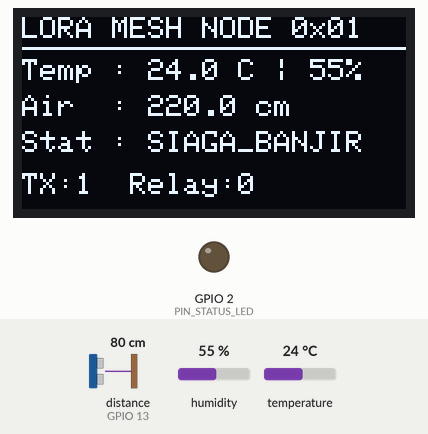
Recording of a sketch running on a simulated ESP32. On the bench: 128×64 one-colour display, output pins drawn as LEDs (lit = HIGH). Wiring (inferred from the names in the program): ultrasonic range finder: trigger GPIO 12; echo GPIO 13. Inputs (shaded band) come from the test bench; at power-on: distance to the obstacle (sensor on GPIO 13) 80 cm, humidity 55 %, temperature 24 °C. The echo pulse lasts 58.3 µs per cm; random numbers use the default seed unless the sketch sets one; no radio packets arrive unless stated; pins used as bus, display or sensor lines are not drawn; what the sketch prints to the serial monitor is not drawn.

Above: at 1.6 s.
1.7 s: distance to the obstacle (sensor on GPIO 13) set to 120 cm
At 11.2 s:
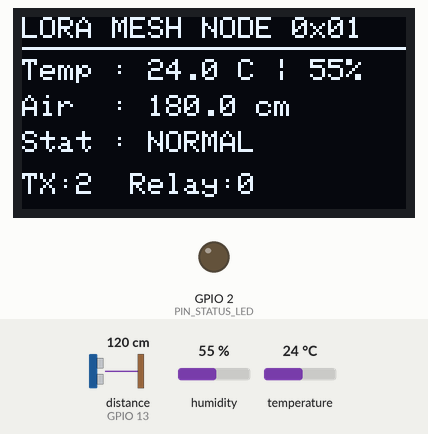
12.0 s: distance to the obstacle (sensor on GPIO 13) set to 2 cm
At 21.0 s:
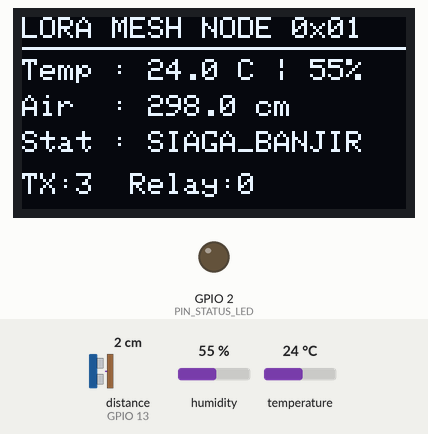
22.0 s: humidity set to 22 %
At 31.0 s:
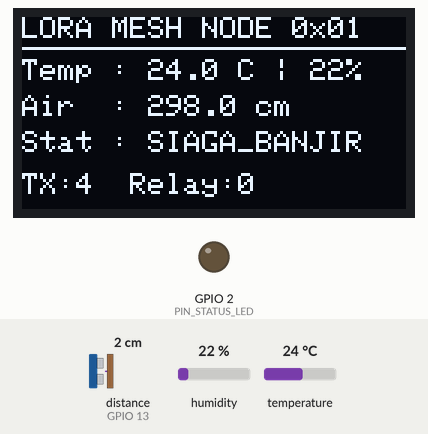
32.0 s: temperature set to 12 °C
At 41.0 s:
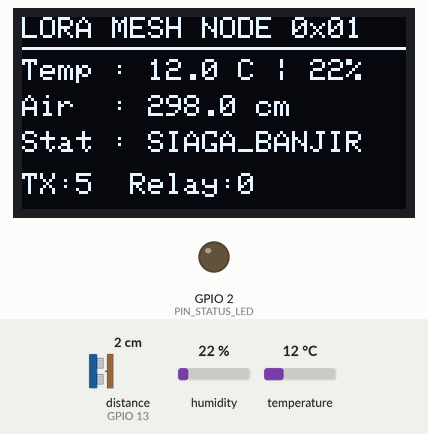
51.9 s: humidity set to 40 %
At 61.0 s:
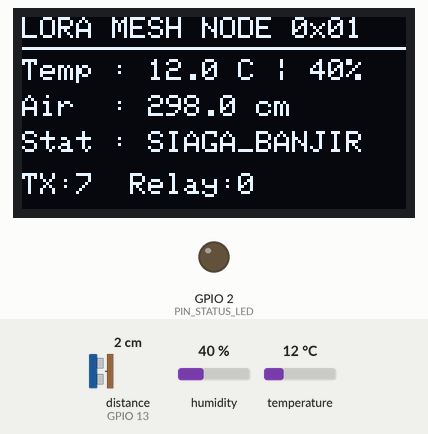
Timing chart, 0 to 62.5 s (numbered marks = the images above; inputs shaded):
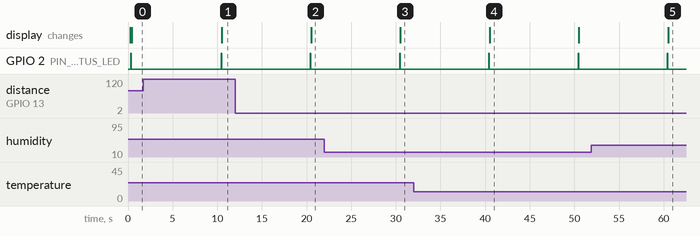

The sketch:

lora_mesh_node.ino
```cpp
/**
 * ============================================================================
 * Proyek 08 : LoRa Mesh Environmental Telemetry — Sensor & Repeater Node
 * Repo      : IoT_lab
 * Board     : ESP32 (Kompatibel dengan Modul SPI LoRa SX1278 433MHz / RFM95 915MHz)
 * Framework : Arduino IDE
 * ============================================================================
 * Fitur Utama:
 * 1. Membaca telemetri lingkungan jarak jauh (Deteksi Dini Banjir & Cuaca Hutan):
 *    - Ketinggian muka air / jarak ultrasonik (HC-SR04)
 *    - Suhu & Kelembapan udara (DHT22)
 *    - Tegangan baterai node (ADC)
 * 2. Protokol LoRa Mesh Multi-Hop Ringan:
 *    - Format Paket: `MSG_ID|SRC_ID|DST_ID|VIA_ID|HOP|MAX_HOP|JSON_PAYLOAD`
 *    - Deduplication Ring Buffer: Menyimpan pasangan `(srcId, msgId)` terakhir
 *      agar paket broadcast/mesh tidak memicu *broadcast storm* (looping tak terbatas).
 *    - Auto-Forwarding Repeater: Meneruskan paket dari node tetangga yang belum
 *      mencapai Gateway (`DST_ID = 0x00`) dengan jeda acak anti-tabrakan (CSMA/CA jitter).
 * 3. Tampilan status OLED SSD1306 I2C & fallback simulasi otomatis jika dijalankan
 *    di Wokwi tanpa chip SPI SX127x fisik.
 * ============================================================================
 */

#include <Arduino.h>
#include <SPI.h>
#include <Wire.h>
#include <LoRa.h>
#include <DHT.h>
#include <Adafruit_GFX.h>
#include <Adafruit_SSD1306.h>

// ============================================================================
// Konfigurasi Identitas Node & Parameter Frekuensi LoRa
// ============================================================================
// Ubah NODE_ID untuk masing-masing perangkat di lapangan:
//   0x01 = Node Sensor Hulu Sungai
//   0x02 = Node Repeater Bukit Tengah
//   0x00 = Gateway Utama (Lihat sketch lora_mesh_gateway.ino)
const uint8_t NODE_ID             = 0x01;
const uint8_t GATEWAY_ID          = 0x00;
const uint8_t DEFAULT_MAX_HOPS    = 3;
const bool    ENABLE_REPEATER     = true;

// Pilih pita frekuensi modul LoRa:
//   433E6 (433 MHz - SX1278 Asia)
//   915E6 (915 MHz - RFM95/SX1276 frekuensi ISM Indonesia/US)
const long    LORA_FREQUENCY      = 915E6;
const int     LORA_SPREADING_FACT = 9;       // SF7 (cepat) s/d SF12 (jarak terjauh)
const long    LORA_BANDWIDTH      = 125E3;   // 125 kHz
const int     LORA_CODING_RATE    = 5;       // 4/5
const uint8_t LORA_SYNC_WORD      = 0x34;    // Sync word privat jaringan IoT_lab
const int     LORA_TX_POWER_DBM   = 17;      // 2 dBm s/d 20 dBm

// ============================================================================
// Konfigurasi Pin Hardware (ESP32)
// ============================================================================
// Pin SPI LoRa SX1278 / RFM95
const int PIN_LORA_SCK   = 18;
const int PIN_LORA_MISO  = 19;
const int PIN_LORA_MOSI  = 23;
const int PIN_LORA_CS    = 5;
const int PIN_LORA_RST   = 14;
const int PIN_LORA_DIO0  = 26;

// Pin Sensor Lingkungan
const int PIN_DHT        = 4;   // DHT22 Data
const int PIN_TRIG       = 12;  // HC-SR04 Trigger
const int PIN_ECHO       = 13;  // HC-SR04 Echo
const int PIN_STATUS_LED = 2;   // LED Indikator Transmisi

// Konfigurasi Kalibrasi Ketinggian Air Sungai (cm)
const float SENSOR_MOUNT_HEIGHT_CM = 300.0f; // Tinggi pemasangan sensor dari dasar sungai
const float FLOOD_ALERT_LEVEL_CM   = 200.0f; // Ambang batas siaga banjir

// ============================================================================
// Inisialisasi Objek Sensor & Layar OLED
// ============================================================================
#define DHTTYPE DHT22
DHT dht(PIN_DHT, DHTTYPE);

#define SCREEN_WIDTH  128
#define SCREEN_HEIGHT 64
Adafruit_SSD1306 display(SCREEN_WIDTH, SCREEN_HEIGHT, &Wire, -1);
bool oledAvailable  = false;
bool loraHardwareOk = false;

// ============================================================================
// Struktur Paket Mesh & Deduplication Ring Buffer
// ============================================================================
struct MeshPacket {
  uint16_t msgId;
  uint8_t  srcId;
  uint8_t  dstId;
  uint8_t  viaId;
  uint8_t  hopCount;
  uint8_t  maxHops;
  String   payload;
};

struct SeenEntry {
  uint8_t  srcId;
  uint16_t msgId;
};

const size_t DEDUP_BUFFER_SIZE = 24;
SeenEntry seenBuffer[DEDUP_BUFFER_SIZE];
size_t seenWriteIndex = 0;

uint16_t localPacketCounter  = 0;
uint32_t totalTxPackets      = 0;
uint32_t totalRelayedPackets = 0;
unsigned long lastTelemetryTime = 0;
const unsigned long TELEMETRY_INTERVAL_MS = 10000UL; // Kirim tiap 10 detik

// ============================================================================
// Fungsi Deduplication Ring Buffer
// ============================================================================
bool isPacketAlreadySeen(uint8_t srcId, uint16_t msgId) {
  for (size_t i = 0; i < DEDUP_BUFFER_SIZE; i++) {
    if (seenBuffer[i].srcId == srcId && seenBuffer[i].msgId == msgId && msgId != 0) {
      return true;
    }
  }
  return false;
}

void markPacketAsSeen(uint8_t srcId, uint16_t msgId) {
  seenBuffer[seenWriteIndex].srcId = srcId;
  seenBuffer[seenWriteIndex].msgId = msgId;
  seenWriteIndex = (seenWriteIndex + 1) % DEDUP_BUFFER_SIZE;
}

// ============================================================================
// Serialisasi & Deserialisasi Paket LoRa Mesh
// Format Frame: MSG_ID|SRC_ID|DST_ID|VIA_ID|HOP|MAX_HOP|JSON_PAYLOAD
// ============================================================================
String serializeMeshPacket(const MeshPacket& pkt) {
  char header[48];
  snprintf(header, sizeof(header), "%u|%u|%u|%u|%u|%u|",
           pkt.msgId, pkt.srcId, pkt.dstId, pkt.viaId, pkt.hopCount, pkt.maxHops);
  return String(header) + pkt.payload;
}

bool parseMeshPacket(const String& raw, MeshPacket& outPkt) {
  int idx[6];
  int lastPos = 0;
  for (int i = 0; i < 6; i++) {
    idx[i] = raw.indexOf('|', lastPos);
    if (idx[i] < 0) return false;
    lastPos = idx[i] + 1;
  }

  outPkt.msgId    = (uint16_t)raw.substring(0, idx[0]).toInt();
  outPkt.srcId    = (uint8_t)raw.substring(idx[0] + 1, idx[1]).toInt();
  outPkt.dstId    = (uint8_t)raw.substring(idx[1] + 1, idx[2]).toInt();
  outPkt.viaId    = (uint8_t)raw.substring(idx[2] + 1, idx[3]).toInt();
  outPkt.hopCount = (uint8_t)raw.substring(idx[3] + 1, idx[4]).toInt();
  outPkt.maxHops  = (uint8_t)raw.substring(idx[4] + 1, idx[5]).toInt();
  outPkt.payload  = raw.substring(idx[5] + 1);
  return true;
}

// ============================================================================
// Pembacaan Sensor Ultrasonik (HC-SR04) & Ketinggian Air
// ============================================================================
float readUltrasonicDistanceCm() {
  digitalWrite(PIN_TRIG, LOW);
  delayMicroseconds(2);
  digitalWrite(PIN_TRIG, HIGH);
  delayMicroseconds(10);
  digitalWrite(PIN_TRIG, LOW);

  long durationUs = pulseIn(PIN_ECHO, HIGH, 30000UL); // Timeout 30 ms (~5 meter)
  if (durationUs <= 0) {
    return SENSOR_MOUNT_HEIGHT_CM; // Tidak ada pantulan
  }
  float distanceCm = (durationUs * 0.0343f) / 2.0f;
  return constrain(distanceCm, 2.0f, SENSOR_MOUNT_HEIGHT_CM);
}

// ============================================================================
// Pengiriman Paket melalui Radio LoRa (atau Simulasi jika di Wokwi)
// ============================================================================
void transmitMeshPacket(const MeshPacket& pkt) {
  String frame = serializeMeshPacket(pkt);
  digitalWrite(PIN_STATUS_LED, HIGH);

  if (loraHardwareOk) {
    LoRa.beginPacket();
    LoRa.print(frame);
    LoRa.endPacket();
  }

  totalTxPackets++;
  Serial.printf("[LORA-TX] Frame Terkirim (%u bytes): %s\n", frame.length(), frame.c_str());
  digitalWrite(PIN_STATUS_LED, LOW);
}

// ============================================================================
// Update Tampilan Layar OLED SSD1306
// ============================================================================
void updateOledDisplay(float tempC, float humPct, float waterLevelCm, const char* alertStatus) {
  if (!oledAvailable) return;

  display.clearDisplay();
  display.setTextSize(1);
  display.setTextColor(SSD1306_WHITE);

  display.setCursor(0, 0);
  display.printf("LORA MESH NODE 0x%02X", NODE_ID);
  display.drawLine(0, 10, 127, 10, SSD1306_WHITE);

  display.setCursor(0, 14);
  display.printf("Temp : %.1f C | %.0f%%", tempC, humPct);

  display.setCursor(0, 26);
  display.printf("Air  : %.1f cm", waterLevelCm);

  display.setCursor(0, 38);
  display.printf("Stat : %s", alertStatus);

  display.setCursor(0, 52);
  display.printf("TX:%lu  Relay:%lu", (unsigned long)totalTxPackets, (unsigned long)totalRelayedPackets);

  display.display();
}

// ============================================================================
// Membangun & Mengirim Paket Telemetri Sensor Lokal
// ============================================================================
void sendLocalTelemetry() {
  float tempC  = dht.readTemperature();
  float humPct = dht.readHumidity();
  if (isnan(tempC))  tempC  = 27.5f;
  if (isnan(humPct)) humPct = 75.0f;

  float distCm       = readUltrasonicDistanceCm();
  float waterLevelCm = max(0.0f, SENSOR_MOUNT_HEIGHT_CM - distCm);
  bool  floodAlert   = (waterLevelCm >= FLOOD_ALERT_LEVEL_CM);
  const char* status = floodAlert ? "SIAGA_BANJIR" : "NORMAL";

  localPacketCounter++;
  markPacketAsSeen(NODE_ID, localPacketCounter);

  char jsonPayload[160];
  snprintf(jsonPayload, sizeof(jsonPayload),
           "{\"t\":%.1f,\"h\":%.1f,\"dist\":%.1f,\"water\":%.1f,\"alert\":%s}",
           tempC, humPct, distCm, waterLevelCm, floodAlert ? "true" : "false");

  MeshPacket pkt;
  pkt.msgId    = localPacketCounter;
  pkt.srcId    = NODE_ID;
  pkt.dstId    = GATEWAY_ID;
  pkt.viaId    = NODE_ID;
  pkt.hopCount = 0;
  pkt.maxHops  = DEFAULT_MAX_HOPS;
  pkt.payload  = String(jsonPayload);

  Serial.println("\n------------------------------------------------------------");
  Serial.printf("[SENSOR] Suhu: %.1f C | RH: %.1f%% | Jarak Sensor: %.1f cm | Tinggi Air: %.1f cm (%s)\n",
                tempC, humPct, distCm, waterLevelCm, status);
  transmitMeshPacket(pkt);
  updateOledDisplay(tempC, humPct, waterLevelCm, status);
}

// ============================================================================
// Memproses Paket Masuk & Logika Repeater Multi-Hop
// ============================================================================
void handleIncomingLoRaPacket() {
  if (!loraHardwareOk) return;

  int packetSize = LoRa.parsePacket();
  if (packetSize <= 0) return;

  String rawFrame = "";
  while (LoRa.available()) {
    rawFrame += (char)LoRa.read();
  }

  int rssi  = LoRa.packetRssi();
  float snr = LoRa.packetSnr();

  MeshPacket pkt;
  if (!parseMeshPacket(rawFrame, pkt)) {
    Serial.printf("[LORA-RX] Paket korup diabaikan (%d bytes, RSSI %d dBm)\n", packetSize, rssi);
    return;
  }

  // Abaikan jika paket berasal dari diri sendiri atau sudah pernah dilihat
  if (pkt.srcId == NODE_ID || isPacketAlreadySeen(pkt.srcId, pkt.msgId)) {
    Serial.printf("[MESH-DEDUP] Paket duplikat (SRC:0x%02X, MSG:%u) diabaikan.\n", pkt.srcId, pkt.msgId);
    return;
  }

  markPacketAsSeen(pkt.srcId, pkt.msgId);
  Serial.printf("[LORA-RX] Dari 0x%02X via 0x%02X | Hop %u/%u | RSSI %d dBm | SNR %.1f dB | Payload: %s\n",
                pkt.srcId, pkt.viaId, pkt.hopCount, pkt.maxHops, rssi, snr, pkt.payload.c_str());

  // Jika node ini bukan tujuan akhir dan fitur Repeater aktif, teruskan paket!
  if (ENABLE_REPEATER && pkt.dstId != NODE_ID && pkt.hopCount < pkt.maxHops) {
    pkt.hopCount++;
    pkt.viaId = NODE_ID;

    // Jeda acak (50 - 250 ms) untuk mencegah tabrakan sinyal (Collision Avoidance)
    unsigned long backoffMs = random(50, 250);
    delay(backoffMs);

    Serial.printf("[MESH-RELAY] Meneruskan paket MSG:%u dari 0x%02X -> 0x%02X (Hop %u/%u, Backoff %lu ms)\n",
                  pkt.msgId, pkt.srcId, pkt.dstId, pkt.hopCount, pkt.maxHops, backoffMs);
    transmitMeshPacket(pkt);
    totalRelayedPackets++;
  }
}

// ============================================================================
// Setup & Loop Utama
// ============================================================================
void setup() {
  Serial.begin(115200);
  delay(200);

  pinMode(PIN_STATUS_LED, OUTPUT);
  pinMode(PIN_TRIG, OUTPUT);
  pinMode(PIN_ECHO, INPUT);
  digitalWrite(PIN_STATUS_LED, LOW);
  digitalWrite(PIN_TRIG, LOW);

  dht.begin();
  Wire.begin(21, 22);

  if (display.begin(SSD1306_SWITCHCAPVCC, 0x3C)) {
    oledAvailable = true;
    display.clearDisplay();
    display.setTextSize(1);
    display.setTextColor(SSD1306_WHITE);
    display.setCursor(0, 0);
    display.println("IoT Lab - Proyek 08");
    display.println("LoRa Mesh Telemetry");
    display.printf("Node ID: 0x%02X\n", NODE_ID);
    display.display();
  }

  Serial.println("\n============================================================");
  Serial.println("  IoT Lab - 08 LoRa Mesh Environmental Telemetry (Node)     ");
  Serial.printf("  Node ID        : 0x%02X | Repeater Mode: %s\n", NODE_ID, ENABLE_REPEATER ? "ENABLED" : "DISABLED");
  Serial.printf("  Frekuensi LoRa : %.0f MHz (SF%d, BW %.0f kHz)\n",
                LORA_FREQUENCY / 1e6, LORA_SPREADING_FACT, LORA_BANDWIDTH / 1e3);
  Serial.println("============================================================");

  // Inisialisasi SPI & Modul Transceiver LoRa SX1278 / RFM95
  SPI.begin(PIN_LORA_SCK, PIN_LORA_MISO, PIN_LORA_MOSI, PIN_LORA_CS);
  LoRa.setPins(PIN_LORA_CS, PIN_LORA_RST, PIN_LORA_DIO0);

  if (LoRa.begin(LORA_FREQUENCY)) {
    loraHardwareOk = true;
    LoRa.setSpreadingFactor(LORA_SPREADING_FACT);
    LoRa.setSignalBandwidth(LORA_BANDWIDTH);
    LoRa.setCodingRate4(LORA_CODING_RATE);
    LoRa.setSyncWord(LORA_SYNC_WORD);
    LoRa.setTxPower(LORA_TX_POWER_DBM);
    LoRa.enableCrc();
    Serial.println("[LORA] Transceiver SX127x berhasil diinisialisasi!");
  } else {
    loraHardwareOk = false;
    Serial.println("[LORA] Modul SPI SX127x fisik tidak terdeteksi (Mode Simulasi Wokwi Aktif).");
    Serial.println("[LORA] Paket Mesh tetap dibuat dan ditampilkan melalui Serial & OLED.");
  }

  // Kirim paket telemetri pertama saat startup
  sendLocalTelemetry();
  lastTelemetryTime = millis();
}

void loop() {
  // 1. Dengarkan paket LoRa masuk dan lakukan relay jika diperlukan
  handleIncomingLoRaPacket();

  // 2. Kirim telemetri sensor secara berkala
  if (millis() - lastTelemetryTime >= TELEMETRY_INTERVAL_MS) {
    lastTelemetryTime = millis();
    sendLocalTelemetry();
  }
}
```

Measured:
- by itself, GPIO 2 (PIN_STATUS_LED): alternates HIGH for 0.06 s and LOW for 9.9 s
